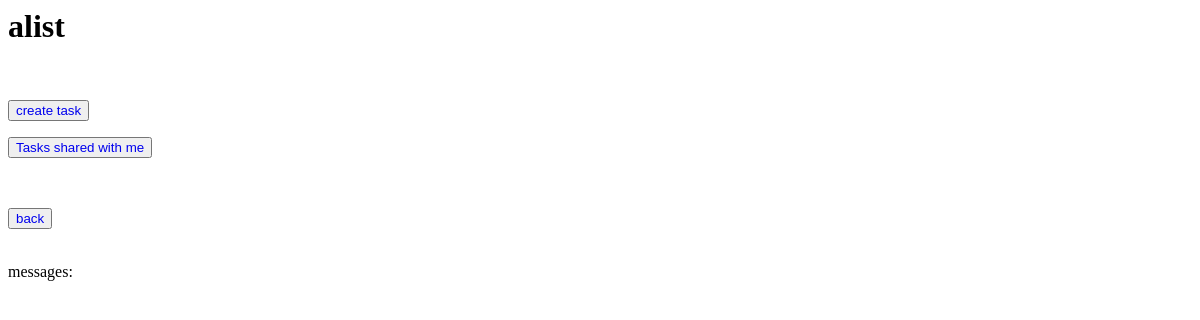
The page /v1/to-do-list/26/get/ (signed in) on the database as committed earlier.
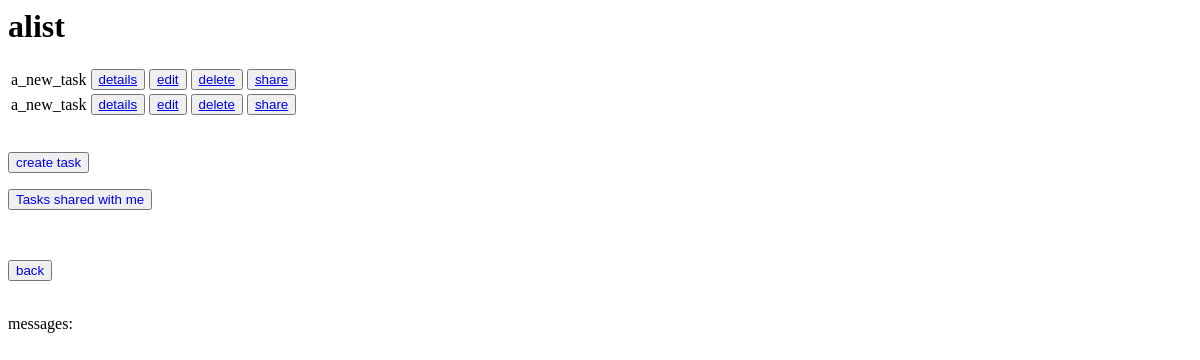
The same page on the database as committed later.
### ToDoListApp/models/to_do_list.py (models this page shows, shortened)
class ToDoList(models.Model):
    title = models.CharField(max_length=100, default="new-list", null=False,
                             verbose_name='عنوان', validators=[validate_title])
    owner = models.ForeignKey(User, on_delete=models.CASCADE,
                              related_name="to_do_lists", null=True, verbose_name='صاحب')

### ToDoListApp/models/task.py (models this page shows, shortened)
class Task(models.Model):
    PRIORITY_CHOICES = (('1', 'High'), ('2', 'Medium'), ('3', 'Low'))
    title = models.CharField(max_length=100, verbose_name='عنوان',
                             null=False, default="new-task", validators=[validate_title])
    description = models.CharField(max_length=1000, verbose_name='توضیحات', null=False, default="", blank=True)
    deadline = models.DateField(max_length=10, verbose_name='زمان سرسید',
                                null=False, default=django.utils.timezone.now().date(), validators=[validate_date])
    priority = models.CharField(max_length=1, choices=PRIORITY_CHOICES,
                                verbose_name='اولویت', null=False, default='2',
                                validators=[validate_priority])
    to_do_lists = models.ManyToManyField(to='ToDoListApp.ToDoList', related_name='tasks',
                                         verbose_name='لیست‌ها')
    users_shared_with = models.ManyToManyField(to=User, related_name='tasks_shared_with_user',
                                               verbose_name='افرادی که با آنها به اشتراک گذاشته شده')
    owner = models.ForeignKey(to=User, on_delete=models.SET_NULL, verbose_name='صاحب',
                              null=True)
    attachment = models.FileField(verbose_name='فایل ضمیمه', null=True, blank=True,
                                  upload_to="media_files")

### ToDoListApp/views/get_list_view.py (the view)
# urls.py: path("to-do-list/<int:list_id>/get/", get_list, name='v1-get-list'),
@login_required
def get_list(request, list_id):
    to_do_list = ToDoList.objects.get(pk=list_id)
    sorted_tasks = to_do_list.tasks.all().order_by('deadline', 'priority')
    return render(
        request,
        "v1/get_list_template.html",
        {"tasks": sorted_tasks, "to_do_list": to_do_list,
         "user": to_do_list.owner},
    )

### ToDoListApp/templates/v1/get_list_template.html (shortened to what this page needs)
<h1>{{ to_do_list.title }}</h1>
<form method="post">
    <table>
        {% for task in tasks %}
            <tr>
                <td>{{ task.title }}</td>
                <td>
                    <button><a href="{% url 'v1-get-task' task_id=task.id %}">details</a></button>
                </td>
                {% if task.owner == user %}
                    <td>
                        <button><a href="{% url 'v1-edit-task' task_id=task.id list_id=to_do_list.id %}">edit</a>
                        </button>
                    </td>
                {% endif %}
                <td>
                    <button><a href="{% url 'v1-delete-task' task_id=task.id list_id=to_do_list.id %}">delete</a>
                    </button>
                </td>
                {% if task.owner == user %}
                    <td>
                        <button><a href="{% url 'v1-share-task' task_id=task.id list_id=to_do_list.id %}">share</a>
                        </button>
                    </td>
                {% endif %}
            </tr>
        {% endfor %}
    </table>
    <br>
    <p>
        <button><a href="{% url 'v1-create-task' list_id=to_do_list.id %}" style="text-decoration: none;">
            create task</a></button>
    </p>
    <p>
        <button><a href="{% url 'v1-add-shared-tasks' list_id=to_do_list.id %}" style="text-decoration: none;">
            Tasks shared with me</a></button>
    </p>
    <br>
    <p>
        <button><a href="{% url 'v1-show-lists' %}" style="text-decoration: none">back</a></button>
    </p>
</form>
messages:

Rows that differ between the two databases and show on the page:
added Task: title "a_new_task", shows "edit", shows "share"
added Task: title "a_new_task", shows "edit", shows "share"
